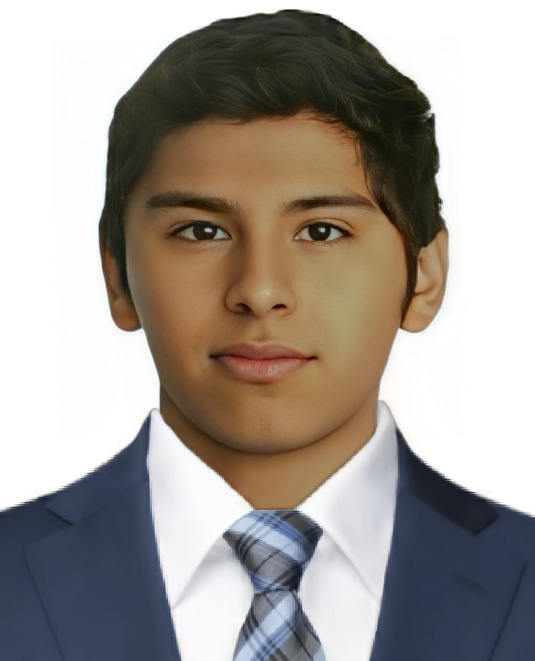
#> input picture 03_Complex/Problem_247/image.png, 535 x 661 px, found by its file name
$ python p230.py
#> lines starting #> are read from the running program, lines starting #| are printed output that depends on the picture
'''
Write a Python Program to Blur an image
'''

import cv2

if __name__=="__main__":
    img = cv2.imread("image.png")
#> img is the input picture: shape (661, 535, 3); mean B, G, R 149.9, 156.4, 163.7
    blur_Image = cv2.blur(img,(100,10))
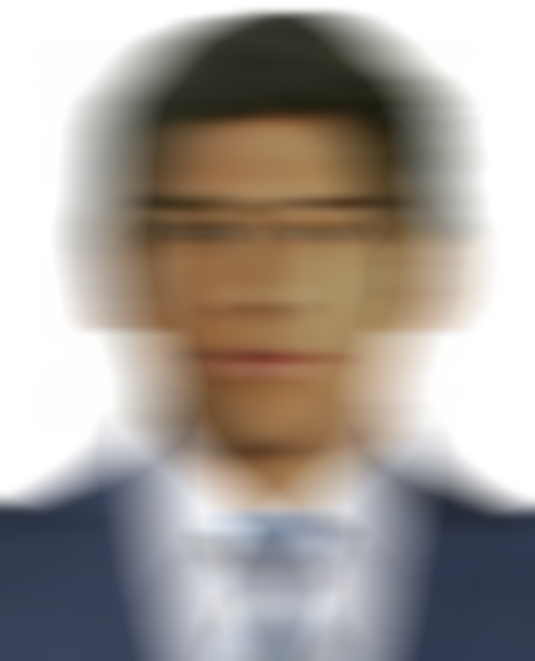
#> blur_Image: shape (661, 535, 3); mean B, G, R 150, 156.5, 163.8
    cv2.imshow("Title of real image", img)
    cv2.imshow("Title image", blur_Image)
    cv2.waitKey(0)
